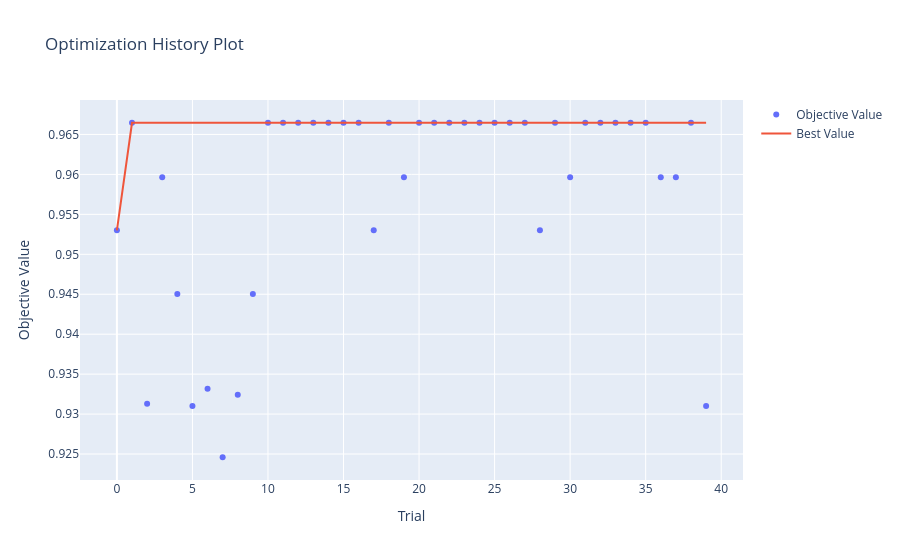

The code cell stored with this chart in its notebook:
### Code cell
plot_optimization_history(study_rf)

### Figure 1 — Plotly figure (JSON) as saved in the notebook; plotly's stock layout.template omitted (floating-point values rounded to 4 significant figures)
{"data": [{"mode": "markers", "name": "Objective Value", "type": "scatter", "x": [0, 1, 2, 3, 4, 5, 6, 7, 8, 9, 10, 11, 12, 13, 14, 15, 16, 17, 18, 19, 20, 21, 22, 23, 24, 25, 26, 27, 28, 29, 30, 31, 32, 33, 34, 35, 36, 37, 38, 39], "y": [0.953, 0.9665, 0.9313, 0.9596, 0.945, 0.931, 0.9332, 0.9246, 0.9324, 0.945, 0.9665, 0.9665, 0.9665, 0.9665, 0.9665, 0.9665, 0.9665, 0.953, 0.9665, 0.9596, 0.9665, 0.9665, 0.9665, 0.9665, 0.9665, 0.9665, 0.9665, 0.9665, 0.953, 0.9665, 0.9596, 0.9665, 0.9665, 0.9665, 0.9665, 0.9665, 0.9596, 0.9596, 0.9665, 0.931]}, {"mode": "lines", "name": "Best Value", "type": "scatter", "x": [0, 1, 2, 3, 4, 5, 6, 7, 8, 9, 10, 11, 12, 13, 14, 15, 16, 17, 18, 19, 20, 21, 22, 23, 24, 25, 26, 27, 28, 29, 30, 31, 32, 33, 34, 35, 36, 37, 38, 39], "y": [0.953, 0.9665, 0.9665, 0.9665, 0.9665, 0.9665, 0.9665, 0.9665, 0.9665, 0.9665, 0.9665, 0.9665, 0.9665, 0.9665, 0.9665, 0.9665, 0.9665, 0.9665, 0.9665, 0.9665, 0.9665, 0.9665, 0.9665, 0.9665, 0.9665, 0.9665, 0.9665, 0.9665, 0.9665, 0.9665, 0.9665, 0.9665, 0.9665, 0.9665, 0.9665, 0.9665, 0.9665, 0.9665, 0.9665, 0.9665]}, {"marker": {"color": "#cccccc"}, "mode": "markers", "name": "Infeasible Trial", "showlegend": false, "type": "scatter", "x": [], "y": []}], "layout": {"title": {"text": "Optimization History Plot"}, "xaxis": {"title": {"text": "Trial"}}, "yaxis": {"title": {"text": "Objective Value"}}}}
